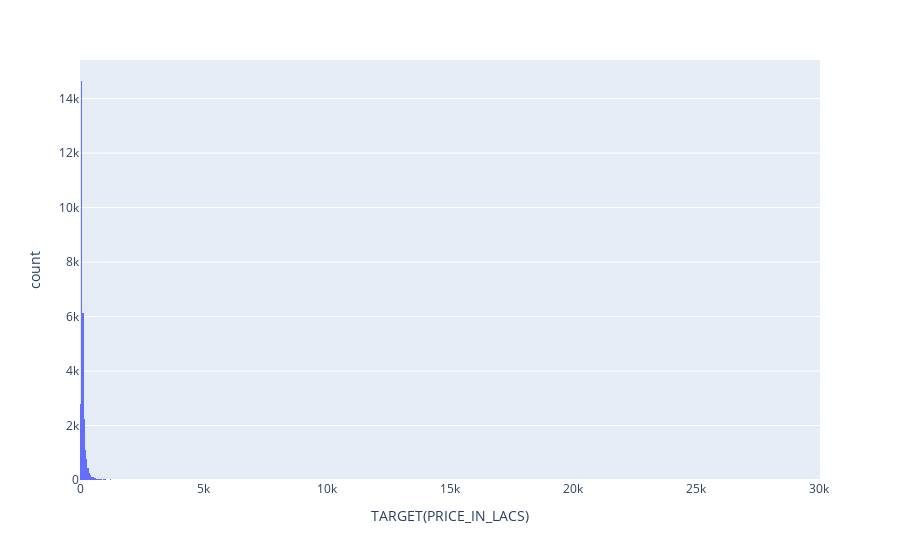

Notebook source saved alongside this figure:
### Code cell
fig = px.histogram(data, x="TARGET(PRICE_IN_LACS)",marginal="rug")
fig.show()

### Figure 1 — Plotly figure (JSON) as saved in the notebook; plotly's stock layout.template omitted (floating-point values rounded to 4 significant figures; data arrays with more than 128 entries replaced by an {"elided": "..."} marker saying what was removed)
{"data": [{"alignmentgroup": "True", "bingroup": "x", "hovertemplate": "TARGET(PRICE_IN_LACS)=%{x}<br>count=%{y}<extra></extra>", "legendgroup": "", "marker": {"color": "#636efa", "pattern": {"shape": ""}}, "name": "", "offsetgroup": "", "orientation": "v", "showlegend": false, "type": "histogram", "x": {"elided": "29451 float values"}, "xaxis": "x", "yaxis": "y"}], "layout": {"barmode": "relative", "legend": {"tracegroupgap": 0}, "margin": {"t": 60}, "xaxis": {"anchor": "y", "domain": [0, 1], "title": {"text": "TARGET(PRICE_IN_LACS)"}}, "yaxis": {"anchor": "x", "domain": [0, 1], "title": {"text": "count"}}}}
